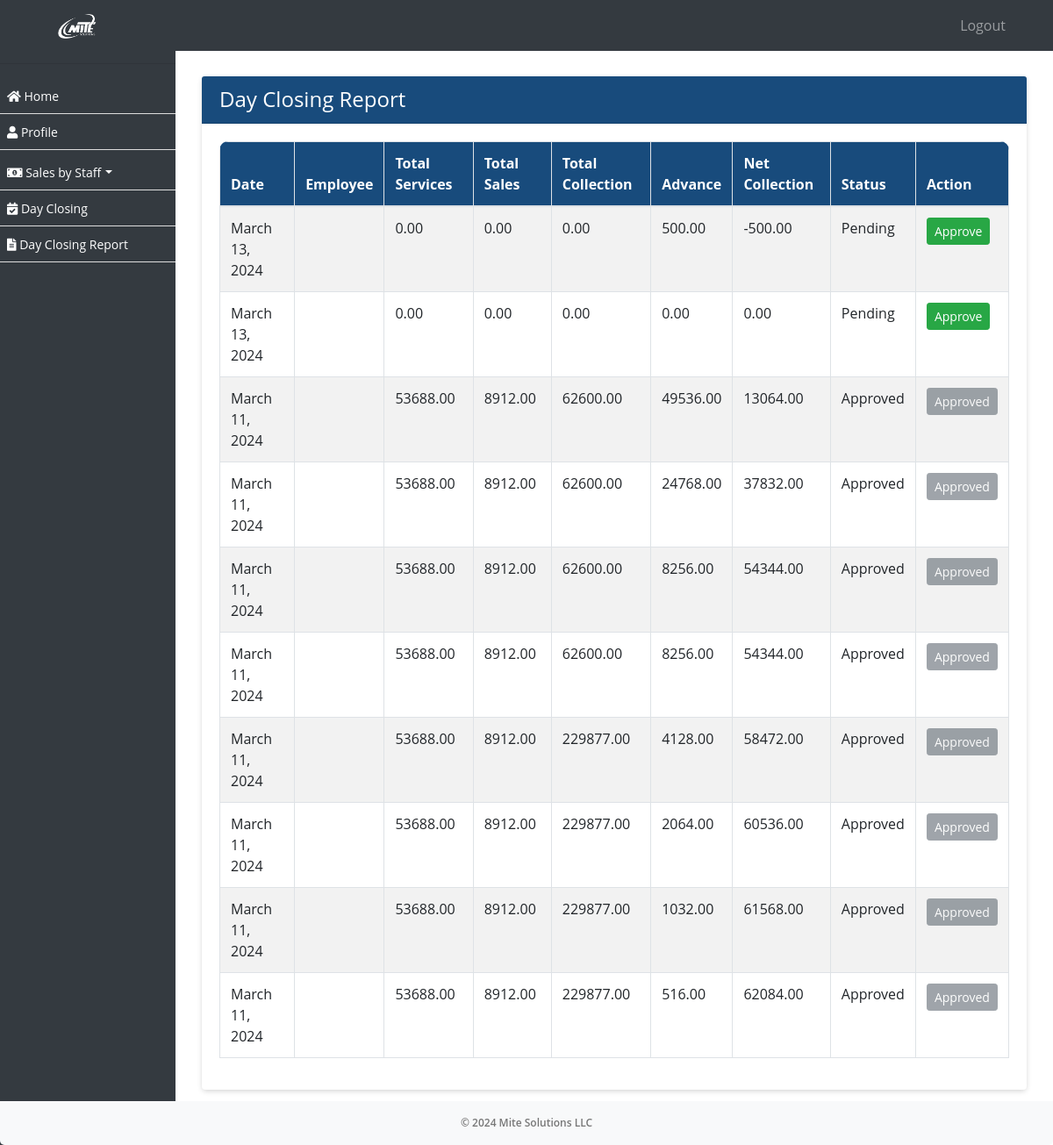
Page /sale/day-closing-report/ on the earlier database version.
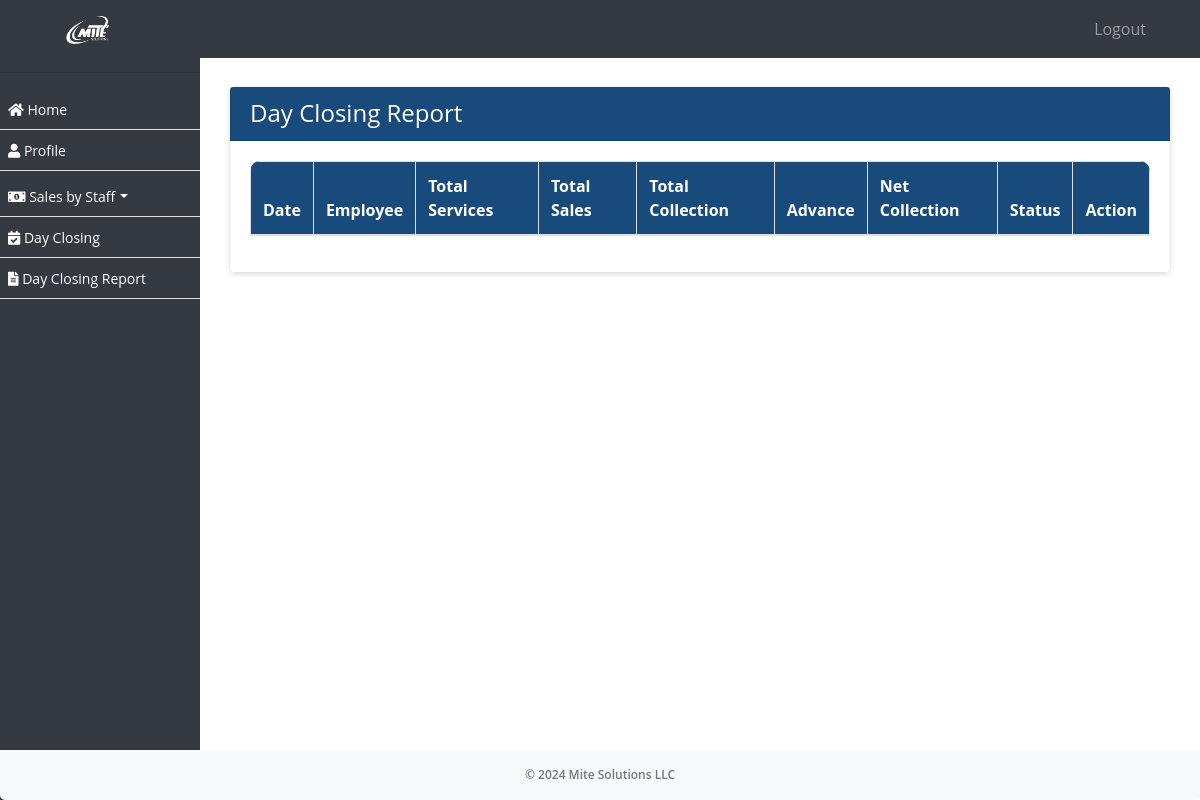
Same page on the later database version.
### ezshopapp/models.py (models this page shows, shortened)
class DayClosing(models.Model):
    date = models.DateField()
    employee = models.ForeignKey(Employee, on_delete=models.CASCADE, blank=True, null=True)
    total_services = models.DecimalField(max_digits=8, decimal_places=2)
    total_sales = models.DecimalField(max_digits=8, decimal_places=2)
    total_collection = models.DecimalField(max_digits=8, decimal_places=2)
    advance = models.DecimalField(max_digits=8, decimal_places=2, blank=True, null=True)
    net_collection = models.DecimalField(max_digits=8, decimal_places=2)
    status = models.CharField(max_length=10, choices=STATUS_CHOICES, default='pending')
    created_on = models.DateTimeField(auto_now_add=True, null=True)

### ezshopapp/views.py (the view)
# urls.py: path('sale/day-closing-report/', day_closing_report, name='day_closing_report'),
def day_closing_report(request):
    logged_in_employee_id = request.session.get('employee_id')  # If using session
    day_closings_list = DayClosing.objects.filter(employee__id=logged_in_employee_id).order_by('-created_on')
    paginator = Paginator(day_closings_list, 10)
    page = request.GET.get('page')
    try:
        day_closings = paginator.page(page)
    except PageNotAnInteger:
        day_closings = paginator.page(1)
    except EmptyPage:
        day_closings = paginator.page(paginator.num_pages)
    return render(request, 'day_closing_report.html', {'day_closings': day_closings})

### ezshopapp/templates/day_closing_report.html (shortened to what this page needs)
{% extends 'emp_base.html' %}
{% block content %}
<div class="container mb-5">
    <div class="card mt-3">
        <div class="card-header">
            <h4 class="mb-0 text-white">Day Closing Report</h4>
        </div>
        <div class="card-body">
            <div class="table-responsive">
            <table class="table table-bordered table-striped nowrap" id="dayclosingemp">
                <thead>
                    <tr>
                        <th>Date</th>
                        <th>Employee</th>
                        <th>Total Services</th>
                        <th>Total Sales</th>
                        <th>Total Collection</th>
                        <th>Advance</th>
                        <th>Net Collection</th>
                        <th>Status</th>
                        <th>Action</th>
                    </tr>
                </thead>
                <tbody>
                    {% for day_closing in day_closings %}
                    <tr>
                        <td>{{ day_closing.date }}</td>
                        <td>{{ day_closing.employee.id }}</td>
                        <td>{{ day_closing.total_services }}</td>
                        <td>{{ day_closing.total_sales }}</td>
                        <td>{{ day_closing.total_collection }}</td>
                        <td>{{ day_closing.advance }}</td>
                        <td>{{ day_closing.net_collection }}</td>
                        <td class="text-capitalize">{{ day_closing.status }}</td>
                        <td>
                            <div class="d-flex justify-content-between align-items-center gap-3">
                                {% if day_closing.status == 'pending' %}
                                    <a href="{% url 'approve_day_closing' day_closing.id %}" class="btn btn-success btn-sm">Approve</a>
                                {% else %}
                                    <button class="btn btn-secondary btn-sm" disabled>Approved</button>
                                {% endif %}
                            </div>
                        </td>
                    </tr>
                    {% endfor %}
                </tbody>
            </table>
        </div>
        </div>
    </div>
</div>
{% endblock %}

### ezshopapp/templates/emp_base.html (shortened to what this page needs)
{% load static %}
<!DOCTYPE html>
<html lang="en">
<head>
    <link rel="stylesheet" href="https://stackpath.bootstrapcdn.com/bootstrap/4.3.1/css/bootstrap.min.css">
    <link href="https://templates.hibootstrap.com/farol/assets/css/style.css" rel="stylesheet">
    <link rel="stylesheet" type="text/css" href="https://cdn.datatables.net/1.11.5/css/jquery.dataTables.css">
    <link rel="stylesheet" href="https://use.fontawesome.com/releases/v5.8.2/css/all.css">
    <link rel="stylesheet" href="https://cdn.datatables.net/1.10.24/css/dataTables.bootstrap4.min.css"/>
    <link rel="stylesheet" type="text/css" href="https://cdn.jsdelivr.net/npm/daterangepicker/daterangepicker.css" />
<link rel="stylesheet" href="https://cdn.datatables.net/2.0.2/css/dataTables.bootstrap5.css">
<link rel="stylesheet" href="https://cdn.datatables.net/responsive/3.0.0/css/responsive.bootstrap5.css">
<link rel="stylesheet" type="text/css" href="https://cdn.datatables.net/buttons/2.2.2/css/buttons.bootstrap5.min.css">
</head>
<body>
<nav class="navbar navbar-expand-lg navbar-dark bg-dark fixed-top">
    <a class="navbar-brand text-left" href="/employee-dashboard/">
         <img src="../../static/assets/logo.png" alt="Mite Solutions"  style="filter: brightness(0) invert(1);" width="5%">
    </a>
    <div class="collapse navbar-collapse" id="navbarNav">
        <ul class="navbar-nav ml-auto pl-3">
            <li>
                <a class="nav-link" href="{% url 'employee_logout' %}" id="logout-link">Logout</a>
            </li>
        </ul>
    </div>
</nav>
<div id="sidebar">
    <hr/>
    <ul id="font-c" >
        <li><a href="/employee-dashboard/"><i class="fas fa-home"></i> Home</a></li>
        <li><a href="/profile/"><i class="fas fa-user"></i> Profile</a></li>
        <li class="dropdown">
            <a href="#" class="dropdown-toggle" id="saleDropdown" role="button" data-toggle="dropdown" aria-haspopup="true" aria-expanded="false"><i class="fas fa-money-bill-alt"></i> Sales by Staff</a>
        </li>
        <li class=""><a href="/sale/dayclosing/"><i class="fas fa-calendar-check"></i> Day Closing</a></li>
        <li class=""> <a class="" href="/sale/day-closing-report/"><i class="fas fa-file-alt"></i> Day Closing Report</a></li>
    </ul>
</div>
<div id="content">
    {% block content %}{% endblock %}
    <footer class="footer mt-auto py-3 bg-light">
        <div class="container text-center">
            <span class="text-muted">&copy; 2024 Mite Solutions LLC</span>
        </div>
    </footer>
</div>
</body>
</html>

### ezshopapp/templates/emp_base.html (style rules this page uses)
body, p, h1, h2, h3, h4, h5, h6, a, li, label, input, div, span, small { font-family: "Open Sans", sans-serif !important; }
.bg-light { border-bottom-right-radius:5px; border-bottom-left-radius:5px; font-weight: 600; color:#000; }
#font-c>li>a { font-size:14px !important; }
body { padding-top: 56px; background-color: #ffffff !important; }
table thead { border-radius: 5px !important; }
table thead th { vertical-align: bottom; border-bottom: 2px solid #dee2e6; background-color: #184b7c !important; color: #fff !important; }
#sidebar { height: 100%; width: 200px; position: fixed; top: 0; left: 0; background-color: #343a40; padding-top: 56px; }
table { border:1px !important; }
#content { margin-left: 200px; padding: 15px; }
#sidebar ul { list-style: none; padding: 0; }
#sidebar ul li { padding: 8px; border-bottom: 1px solid #ddd; }
#sidebar ul li a { text-decoration: none; color: #fff; }
.navbar-brand { margin-left: 4%; }
div>.table-responsive, table, table>thead { border-radius: 10px !important; }
.card { border:0px !important; margin-top:15px; margin-bottom:15px; box-shadow: 0px 2px 6px -1px #ccc; }
.card-header { background-color: #184b7c !important; color:#fff !important; }
a { text-decoration: none !important; }
.bg-dark { background-color: #343a40 !important; }
.dropdown-toggle::after { display: inline-block; margin-left: 0.355em; margin-top: 1.1em; vertical-align: 0.255em; content: ""; border-top: 0.3em solid; border-right: 0.3em solid transparent; border-bottom: 0; border-left: 0.3em solid transparent; }
.navbar-nav.ml-auto { margin-right: 15px; }
.navbar-nav.ml-auto a { color: #fff; margin-right: 15px; }
.footer { position: fixed; left: 0; z-index: 1; bottom: 0; width: 100%; font-size:12px; background-color: #343a40; color: #fff; padding: 8px 0; }
.text-muted { color:#777 !important; }

Differences in the rows shown:
removed DayClosing: date "March 13, 2024", total_services "0.00", total_sales "0.00", total_collection "0.00", advance "500.00", net_collection "-500.00", status "Pending", shows "Approve"
removed DayClosing: date "March 13, 2024", total_services "0.00", total_sales "0.00", total_collection "0.00", advance "0.00", net_collection "0.00", status "Pending", shows "Approve"
removed DayClosing: date "March 11, 2024", total_services "53688.00", total_sales "8912.00", total_collection "62600.00", advance "49536.00", net_collection "13064.00", status "Approved"
removed DayClosing: date "March 11, 2024", total_services "53688.00", total_sales "8912.00", total_collection "62600.00", advance "24768.00", net_collection "37832.00", status "Approved"
removed DayClosing: date "March 11, 2024", total_services "53688.00", total_sales "8912.00", total_collection "62600.00", advance "8256.00", net_collection "54344.00", status "Approved"
removed DayClosing: date "March 11, 2024", total_services "53688.00", total_sales "8912.00", total_collection "62600.00", advance "8256.00", net_collection "54344.00", status "Approved"
removed DayClosing: date "March 11, 2024", total_services "53688.00", total_sales "8912.00", total_collection "229877.00", advance "4128.00", net_collection "58472.00", status "Approved"
removed DayClosing: date "March 11, 2024", total_services "53688.00", total_sales "8912.00", total_collection "229877.00", advance "2064.00", net_collection "60536.00", status "Approved"
removed DayClosing: date "March 11, 2024", total_services "53688.00", total_sales "8912.00", total_collection "229877.00", advance "1032.00", net_collection "61568.00", status "Approved"
removed DayClosing: date "March 11, 2024", total_services "53688.00", total_sales "8912.00", total_collection "229877.00", advance "516.00", net_collection "62084.00", status "Approved"
